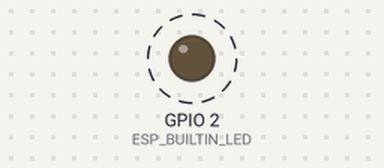
Simulated run of this sketch. Board: ESP8266 (NodeMCU). Parts: output pins drawn as LEDs (lit = HIGH). Dashed ring = blinking. WiFi joins after 1.5 s; servers stay silent unless stated; what the sketch prints to the serial monitor is not drawn.

Above: at 1.7 s.
Timing chart, 0 to 4.5 s (numbered marks = the images above):
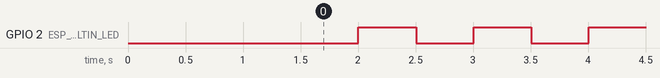

The sketch:

OTA-BLINK_BOOTLU.ino
```cpp
#include <ESP8266WiFi.h>
#include <ESP8266mDNS.h>
#include <WiFiUdp.h>
#include <ArduinoOTA.h>

// Replace with your network credentials
const char* ssid = ".........";
const char* password = "..........";

const int ESP_BUILTIN_LED = 2;

void setup() {
  Serial.begin(115200);
  Serial.println("Booting");
  WiFi.mode(WIFI_STA);
  WiFi.begin(ssid, password);
  while (WiFi.waitForConnectResult() != WL_CONNECTED) {
    Serial.println("Connection Failed! Rebooting...");
    delay(5000);
    ESP.restart();
  }

  // Port defaults to 8266
  // ArduinoOTA.setPort(8266);

  // Hostname defaults to esp8266-[ChipID]
  // ArduinoOTA.setHostname("myesp8266");

  // No authentication by default
  // ArduinoOTA.setPassword((const char *)"123");

  ArduinoOTA.onStart([]() {
    Serial.println("Start");
  });
  ArduinoOTA.onEnd([]() {
    Serial.println("\nEnd");
  });
  ArduinoOTA.onProgress([](unsigned int progress, unsigned int total) {
    Serial.printf("Progress: %u%%\r", (progress / (total / 100)));
  });
  ArduinoOTA.onError([](ota_error_t error) {
    Serial.printf("Error[%u]: ", error);
    if (error == OTA_AUTH_ERROR) Serial.println("Auth Failed");
    else if (error == OTA_BEGIN_ERROR) Serial.println("Begin Failed");
    else if (error == OTA_CONNECT_ERROR) Serial.println("Connect Failed");
    else if (error == OTA_RECEIVE_ERROR) Serial.println("Receive Failed");
    else if (error == OTA_END_ERROR) Serial.println("End Failed");
  });
  ArduinoOTA.begin();
  Serial.println("Ready");
  Serial.print("IP address: ");
  Serial.println(WiFi.localIP());
  pinMode(ESP_BUILTIN_LED, OUTPUT);
}

void loop() {
  ArduinoOTA.handle();
  digitalWrite(ESP_BUILTIN_LED, LOW);
  delay(500);
  digitalWrite(ESP_BUILTIN_LED, HIGH);
  delay(500);
  Serial.println("Deneme");
}
```

Measured:
- by itself, GPIO 2 (ESP_BUILTIN_LED): alternates HIGH for 0.50 s and LOW for 0.50 s
